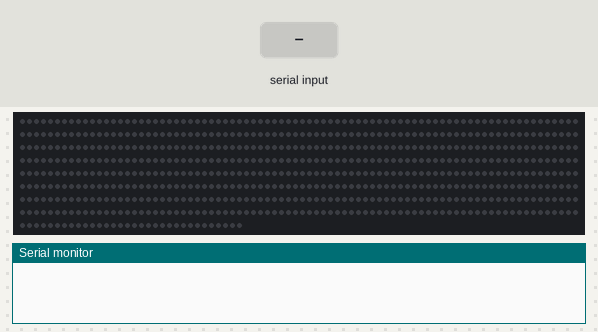
This sketch was run on a simulated Arduino Uno, built for the host (arithmetic inside an expression is 32-bit, double 64-bit). Parts: 672 RGB LEDs in strip order, left to right, continuing on the next row, the last lines printed to the serial monitor. The test bench sets the inputs (shaded band). Dim RGB values are drawn brighter than linear; random numbers use the default seed unless the sketch sets one.

Above: at 1.2 s.
1.3 s: "BLOCKS\n" received over Serial
At 1.9 s:
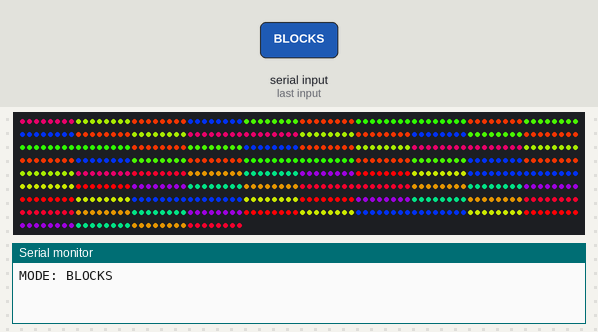
3.0 s: "OCTOPUS\n" received over Serial
At 3.08 s:
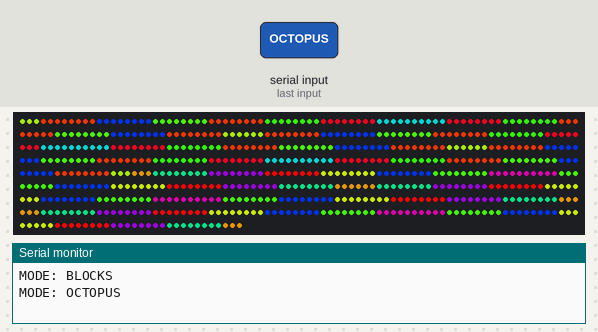
5.6 s: "WHITE\n" received over Serial
At 6.8 s:
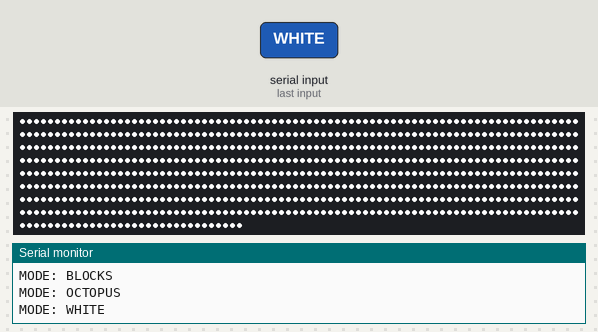
7.1 s: "BLOCKS\n" received over Serial
At 8.0 s:
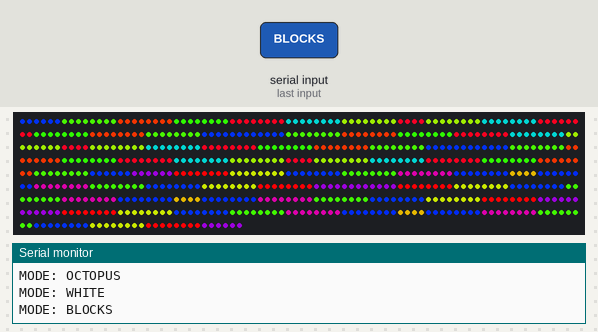
13.4 s: "OCTOPUS\n" received over Serial
At 14.05 s:
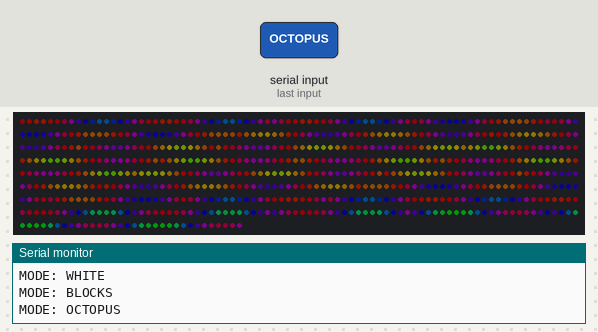
16.4 s: "BLOCKS\n" received over Serial
At 17.0 s:
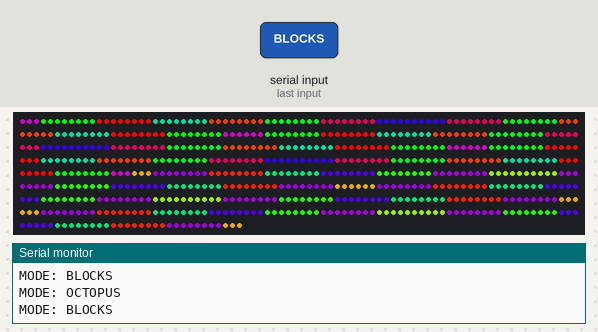

Measured:
- after the input at 1.3 s, the LEDs: first change at once (image 1 shows a later state)
- after the input at 7.1 s, the LEDs: first change at once (image 4 shows a later state)

The sketch:

led_matrix.ino
```cpp
#include <FastLED.h>
#include <assert.h>

#include <array>
#include <tuple>

// Hardware configuration.
//
// There are two sections of LEDs. Both sections have the same number of rows
// and columns. When referring to both sections we use FULL_*, and when
// referring to just one section we use HALF_*.
#define NUM_ROWS_HALF 6
#define NUM_ROWS_FULL 2 * NUM_ROWS_HALF
#define NUM_COLS 56
#define NUM_LEDS_FULL (NUM_ROWS_FULL * NUM_COLS)
#define NUM_LEDS_HALF (NUM_ROWS_HALF * NUM_COLS)
#define LED_TYPE LPD8806
#define DATA_PIN 4
#define CLOCK_PIN 2

// Software configuration.
#define FPS 60             // Frames per second.
#define MSPF (1000 / FPS)  // Milliseconds per frame.
#define TWO_PI 2.0f * PI

// Define the two sections of LEDs. One top and one bottom.
CRGB leds[NUM_LEDS_FULL];

enum Mode { MODE_UNSET, MODE_OFF, MODE_OCTOPUS, MODE_BLOCKS, MODE_WHITE };
Mode previous_mode = MODE_UNSET;
Mode current_mode = MODE_OFF;

// Returns `val` wrapped to between 0 and `max` - 1.
int wrap(int val, int max) {
  while (val < 0) val += max;
  while (val >= max) val -= max;
  return val;
}

// Returns a 2D tuple (row index, column index) from a 1D LED index.
std::tuple<int, int> idx_2d_from_1d(int led_idx) {
  assert(led_idx >= 0 && led_idx < NUM_LEDS_FULL);

  int row = led_idx / NUM_COLS;
  int col = led_idx % NUM_COLS;
  if (row % 2 != 0) col = NUM_COLS - 1 - col;
  return {row, col};
}

// Given an LED index between 0 and NUM_LEDS_FULL - 1, returns a mutable
// reference to the LED data that allows for querying and modifying the LED
// color.
CRGB& get_led(int led_idx) {
  assert(led_idx >= 0 && led_idx < NUM_LEDS_FULL);
  return leds[led_idx];
}

// Sine and cosine functions that output in [0.0, 1.0] instead of [-1.0, 1.0].
float unit_sin(float x) { return (sin(x) + 1.0f) / 2.0f; }
float unit_cos(float x) { return (cos(x) + 1.0f) / 2.0f; }

void octopus_skin() {
  static constexpr uint32_t CYCLE_TIME_MS = 15000;  // In milliseconds.

  // Precompute necessary float conversions.
  static constexpr float cycle_time_ms_f = CYCLE_TIME_MS;
  static constexpr float num_idxs_per_cycle = 18.0f;

  // A full cycle starts with time_since_cycle_start_ms at cycle_start_time_ms
  // and goes until time_since_cycle_start_ms hits CYCLE_TIME_MS.
  static uint32_t cycle_start_time_ms = millis();
  static uint32_t last_frame_time_ms = 0;

  uint32_t now_ms = millis();
  // If it's not time for a new frame yet, then return.
  if (now_ms - last_frame_time_ms < MSPF) return;
  // Time for a new frame. Update the last frame time.
  last_frame_time_ms = now_ms;
  // Compute how far we are into the current display cycle.
  uint32_t time_since_cycle_start_ms = now_ms - cycle_start_time_ms;

  // Fade the brightness of the whole display in and out to look sortof like
  // fluttering breathing.
  //
  // Don't go all the way to 255 to avoid washing out the colors. It gets really
  // blue near 255.
  static constexpr uint8_t MAX_VALUE = 175;
  static constexpr uint8_t MIN_VALUE = 25;
  const float time_frac = time_since_cycle_start_ms / cycle_time_ms_f;
  const uint8_t value =
      MIN_VALUE +
      (MAX_VALUE - MIN_VALUE) * (0.5f * unit_sin(2.0f * TWO_PI * time_frac) +
                                 0.5f * unit_sin(8.0f * TWO_PI * time_frac));

  // Make the patterns go in a circular-ish motion by offsetting the row and
  // column using sine and cosine.
  static constexpr int MAX_ROW_TRAVEL_DIST = 24;
  static constexpr int MAX_COL_TRAVEL_DIST = 48;
  const int row_idx_offset =
      MAX_ROW_TRAVEL_DIST *
      unit_sin(TWO_PI * time_since_cycle_start_ms / cycle_time_ms_f);
  const int col_idx_offset =
      MAX_COL_TRAVEL_DIST *
      unit_cos(TWO_PI * time_since_cycle_start_ms / cycle_time_ms_f);

  for (int led_idx = 0; led_idx < NUM_LEDS_FULL; ++led_idx) {
    // Get the 2D position (row and column) for this LED.
    auto [row_idx, col_idx] = idx_2d_from_1d(led_idx);
    // Apply the row/col offsets and apply wrapping.
    row_idx = wrap(row_idx + row_idx_offset, NUM_ROWS_FULL);
    col_idx = wrap(col_idx + col_idx_offset, NUM_COLS);
    // Compute the hue based on the row and column indices.
    const uint8_t hue =
        wrap(80.f + 127.5f * (unit_sin(TWO_PI * row_idx / num_idxs_per_cycle) +
                              unit_sin(TWO_PI * col_idx / num_idxs_per_cycle)),
             256);
    // Set the LED color.
    get_led(led_idx) = CHSV(hue, 255, value);
  }
  FastLED.show();

  // If we have gone through a full display cycle, then start over with a new
  // cycle.
  if (time_since_cycle_start_ms >= CYCLE_TIME_MS) {
    cycle_start_time_ms = now_ms;
  }
}

int get_hue_dist(uint8_t hue1, uint8_t hue2) {
  int dist = abs(static_cast<int>(hue1) - static_cast<int>(hue2));
  return std::min(dist, 256 - dist);
}

void running_blocks() {
  static constexpr int BLOCK_SIZE = 8;
  static constexpr int NUM_BLOCKS = NUM_COLS / BLOCK_SIZE + 2;
  static constexpr size_t NUM_BLOCKS_SIZE_T = NUM_BLOCKS;
  static constexpr int MIN_ADJACENT_HUE_DIST = 50;
  static constexpr uint32_t MS_PER_SHIFT = 80;

  static uint32_t last_frame_time_ms = 0;
  uint32_t now_ms = millis();
  // If it's not time for a new frame yet, then return.
  if (now_ms - last_frame_time_ms < MS_PER_SHIFT) return;
  // Time for a new frame. Update the last frame time.
  last_frame_time_ms = now_ms;

  auto get_random_hue = []() -> uint8_t { return random(0, 256); };

  // Use fixed-size arrays instead of vectors. Maintain a current count and
  // simple helpers to fill and erase the front element (shift-left).
  using BlockArray = std::array<uint8_t, NUM_BLOCKS_SIZE_T>;

  auto get_new_block_hue = [&](const BlockArray& block_hues,
                               size_t count) -> uint8_t {
    uint8_t hue = get_random_hue();
    if (count > 0) {
      const uint8_t adjacent_hue = block_hues[count - 1];
      while (get_hue_dist(hue, adjacent_hue) < MIN_ADJACENT_HUE_DIST) {
        hue = get_random_hue();
      }
    }
    return hue;
  };

  auto fill_block_hues = [&](BlockArray& block_hues, size_t& count) {
    while (count < NUM_BLOCKS_SIZE_T) {
      block_hues[count++] = get_new_block_hue(block_hues, count);
    }
  };

  auto render = [](CRGB* leds, int led_offset, const BlockArray& block_hues,
                   int block_shift) {
    for (int led_idx = led_offset; led_idx < led_offset + NUM_LEDS_HALF;
         ++led_idx) {
      const auto [row_idx, col_idx] = idx_2d_from_1d(led_idx);
      const int block_idx = (col_idx + block_shift) / BLOCK_SIZE;
      const uint8_t hue = block_hues[block_idx];
      leds[led_idx] = CHSV(hue, 255, 255);
    }
  };

  auto erase_front = [](BlockArray& block_hues, size_t& count) {
    if (count == 0) return;
    for (size_t i = 0; i + 1 < count; ++i) block_hues[i] = block_hues[i + 1];
    if (count > 0) --count;
  };

  static int block_shift = 0;  // Number of columns shifted.
  static std::array<uint8_t, NUM_BLOCKS_SIZE_T> block_hues_top;
  static std::array<uint8_t, NUM_BLOCKS_SIZE_T> block_hues_bot;
  static size_t block_hues_top_count = 0;
  static size_t block_hues_bot_count = 0;

  // Shift the blocks by one column. If a block has fully shifted off, pop it
  // and add a new one.
  ++block_shift;
  if (block_shift >= BLOCK_SIZE) {
    block_shift = 0;
    erase_front(block_hues_top, block_hues_top_count);
    erase_front(block_hues_bot, block_hues_bot_count);
  }

  fill_block_hues(block_hues_top, block_hues_top_count);
  fill_block_hues(block_hues_bot, block_hues_bot_count);

  render(leds, 0, block_hues_bot, block_shift);
  render(leds, NUM_LEDS_HALF, block_hues_top, block_shift);
  FastLED.show();
}

void white() {
  for (int led_idx = 0; led_idx < NUM_LEDS_FULL; ++led_idx) {
    get_led(led_idx) = CRGB::White;
  }
  FastLED.show();
}

void color_sampler() {
  std::vector<uint8_t> hues = {0,   10,  20,  30,  40,  50,  60,  70,  80,
                               90,  100, 110, 120, 130, 140, 150, 160, 170,
                               180, 190, 200, 210, 220, 230, 240, 250};

  // Draw 6 columns of solid color across the entire display.
  int column_width = NUM_COLS / hues.size();
  int hue_idx = 0;
  for (int led_idx = 0; led_idx < NUM_LEDS_FULL; ++led_idx) {
    auto [row_idx, col_idx] = idx_2d_from_1d(led_idx);
    if (hue_idx >= hues.size() || col_idx % 2 == 0) continue;
    const uint8_t hue = hues[hue_idx++];
    get_led(led_idx) = CHSV(hue, 255, 255);
  }
  FastLED.show();
}

void set_mode_from_serial() {
  if (!Serial.available()) return;

  String mode_str = Serial.readStringUntil('\n');
  mode_str.trim();
  mode_str.toUpperCase();

  if (mode_str == "OCTOPUS") {
    current_mode = MODE_OCTOPUS;
    Serial.println("MODE: OCTOPUS");
  } else if (mode_str == "BLOCKS") {
    current_mode = MODE_BLOCKS;
    Serial.println("MODE: BLOCKS");
  } else if (mode_str == "WHITE") {
    current_mode = MODE_WHITE;
    Serial.println("MODE: WHITE");
  } else if (mode_str == "OFF") {
    current_mode = MODE_OFF;
    Serial.println("MODE: OFF");
  } else {
    Serial.print("RECEIVED UNKNOWN MODE: ");
    Serial.println(mode_str);
  }
}

void setup() {
  // Initialize serial ports. See https://www.pjrc.com/teensy/td_uart.html for
  // Teensy serial pinouts.
  Serial.begin(9600);  // Serial over USB.

  FastLED.addLeds<LPD8806, DATA_PIN, CLOCK_PIN, BRG>(leds, NUM_LEDS_FULL);
  FastLED.setBrightness(255);
  FastLED.clear();
  FastLED.show();
}

void loop() {
  set_mode_from_serial();

  switch (current_mode) {
    case MODE_OCTOPUS:
      octopus_skin();
      break;
    case MODE_BLOCKS:
      running_blocks();
      break;
    case MODE_WHITE:
      if (previous_mode != MODE_WHITE) {
        // Just switched to WHITE mode. Fill the display with white.
        white();
      }
      delay(MSPF);
      break;
    case MODE_OFF:
      if (previous_mode != MODE_OFF) {
        // Just switched to OFF mode. Clear the display.
        FastLED.clear();
        FastLED.show();
      }
      delay(MSPF);
      break;
    default:
      // Do nothing.
      delay(MSPF);
      break;
  }
  previous_mode = current_mode;
}
```
